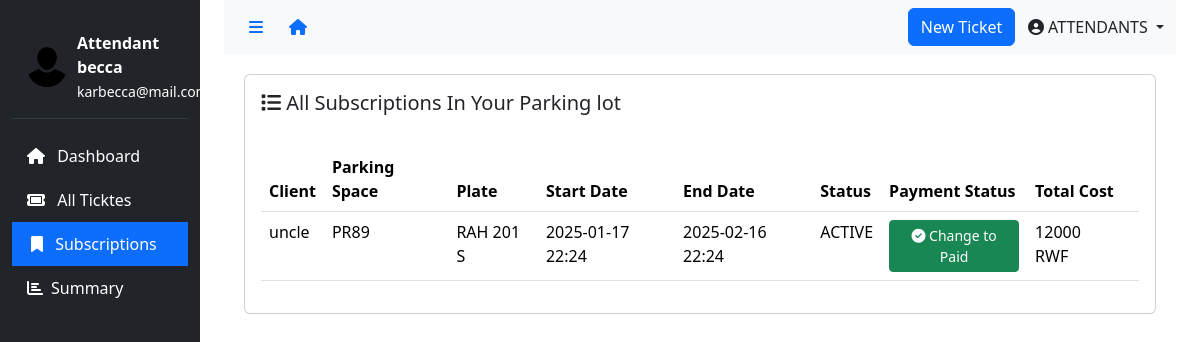
The app's page /dashboard/subscribed-parking-spaces/ (signed in), older data.
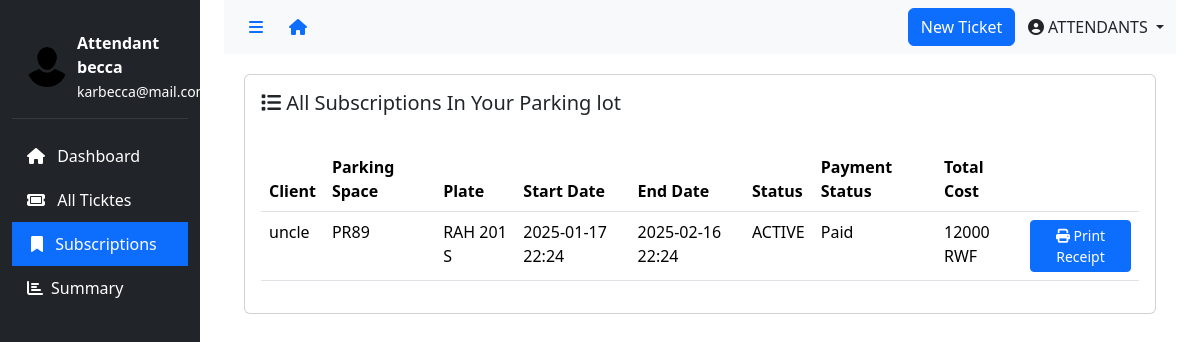
The same page, newer data.
### app/models.py (models this page shows, shortened)
class Subscribed(models.Model):
    STATUS_CHOICES = [
        ('ACTIVE', 'Active'),
        ('EXPIRED', 'Expired'),
        ('CANCELLED', 'Cancelled'),
    ]
    client = models.ForeignKey(User, null=True, on_delete=models.SET_NULL,limit_choices_to={'role': 'CLIENT'}, related_name='subscriptions')
    parking_space = models.ForeignKey(ParkingSpace, on_delete=models.CASCADE, related_name='subscriptions')
    plate = models.CharField(validators=[plate_regex], max_length=9,help_text="Car plate number (e.g., AAA 000 A).")
    start_date = models.DateTimeField(default=now, help_text="Start date and time of the subscription.")
    end_date = models.DateTimeField(help_text="End date and time of the subscription.")
    status = models.CharField(max_length=20, choices=STATUS_CHOICES, default='ACTIVE', help_text="Current status of the subscription.")
    payment_status = models.BooleanField(default=False, help_text="Payment status: Paid or Not Paid.")
    total_cost = models.IntegerField(default=0, help_text="Total cost of the subscription.")
    created_at = models.DateTimeField(auto_now_add=True)
    updated_at = models.DateTimeField(auto_now=True)

class User(AbstractUser):
    class Role(models.TextChoices):
        ATTENDANTS = "ATTENDANTS", "Attendants"
        ADMIN = "ADMIN", "Admin"
        CLIENT = "CLIENT", "Client"
    role = models.CharField(
        max_length=50,
        choices=Role.choices,
        default=Role.CLIENT  # Set default role to CLIENT
    )
    phone_number = models.CharField(
        validators=[phone_regex],
        max_length=10,
        unique=True,
        null=True
    )
    groups = models.ManyToManyField(
        'auth.Group',
        related_name='users',
        blank=True,
        help_text='The groups this user belongs to.'
    )
    user_permissions = models.ManyToManyField(
        'auth.Permission',
        related_name='users',
        blank=True,
        help_text='Specific permissions for this user.'
    )

class ParkingSpace(models.Model):
    parking_lot = models.ForeignKey('ParkingLot', on_delete=models.PROTECT, related_name='parking_spaces')
    subscription = models.ForeignKey('Subscription', on_delete=models.SET_NULL, null=True, blank=True)
    space_code = models.CharField(max_length=6, unique=True)
    type = models.CharField(max_length=20, choices=SPACE_TYPE_CHOICES, default='REGULAR')
    status = models.BooleanField(default=False)
    created_at = models.DateTimeField(auto_now_add=True)

### app/views.py (the view)
# urls.py: path('dashboard/subscribed-parking-spaces/', views.subscribed_parking_spaces, name='subscribed_parking_spaces'),
@login_required
@attendants_required
def subscribed_parking_spaces(request):
    parking_lots = ParkingLot.objects.filter(manager_1=request.user) | ParkingLot.objects.filter(manager_2=request.user)
    parking_spaces = ParkingSpace.objects.filter(parking_lot__in=parking_lots)
    subscriptions = Subscribed.objects.filter(
        parking_space__in=parking_spaces,
    ).select_related('client', 'parking_space')
    return render(
        request,
        "dashboard/attsubscriptions.html",
        {
            "active_menu": "subscription",
            "subscriptions": subscriptions,
        },
    )

### app/templates/app/dashboard/attsubscriptions.html (shortened to what this page needs)
{% extends 'dashboard/base.html' %}
{% load humanize %}
{% block content %}
    <div class="content">
        <div class="card">
            <div class="card-body">
    <div class="d-flex justify-content-between align-items-center">
        <h5 class="card-title"><i class="fas fa-list"></i> All Subscriptions In Your Parking lot</h5>
    </div>
<br>
              <div class="table-responsive">
                <table class="table" id="activityTable">
                    <thead>
                        <tr>
                            <th>Client</th>
                            <th>Parking Space</th>
                            <th>Plate</th>
                            <th>Start Date</th>
                            <th>End Date</th>
                            <th>Status</th>
                            <th>Payment Status</th>
                            <th>Total Cost</th>
                            <th></th>
                        </tr>
                      </thead>
                      <tbody>
                        {% if subscriptions %}
                        {% for subscription in subscriptions %}
                            <tr>
                                <td>{{ subscription.client.username }}</td>
                                <td>{{ subscription.parking_space.space_code }}</td>
                                <td>{{ subscription.plate }}</td>
                                <td>{{ subscription.start_date|date:"Y-m-d H:i" }}</td>
                                <td>{{ subscription.end_date|date:"Y-m-d H:i" }}</td>
                                <td>{{ subscription.status }}</td>
                                <td>
                                    {% if subscription.payment_status %}
                                        Paid
                                    {% else %}
                                        <a href="javascript:void(0);"
                                           class="btn btn-success btn-sm change-payment-status"
                                           data-id="{{ subscription.id }}">
                                            <i class="fas fa-circle-check"></i> Change to Paid
                                        </a>
                                    {% endif %}
                                </td>
                                <td>{{ subscription.total_cost }} RWF</td>
                                <td>
                                    {% if subscription.payment_status %}
                                        <a href="{% url 'print_subreceipt' subscription.id %}"
                                           class="btn btn-primary btn-sm" target="_blank">
                                            <i class="fas fa-print"></i> Print Receipt
                                        </a>
                                    {% endif %}
                                </td>
                            </tr>
                        {% endfor %}
                        {% else %}
                        <p>No active subscriptions found for your parking spaces.</p>
                        {% endif %}
                    </tbody>
                </table>
              </div>
            </div>
          </div>
    </div>
{% endblock %}

Row changes from the older to the newer data that the page shows:
changed Subscribed "RAH 201 S": payment_status "Change to Paid" → "Paid Print Receipt"
